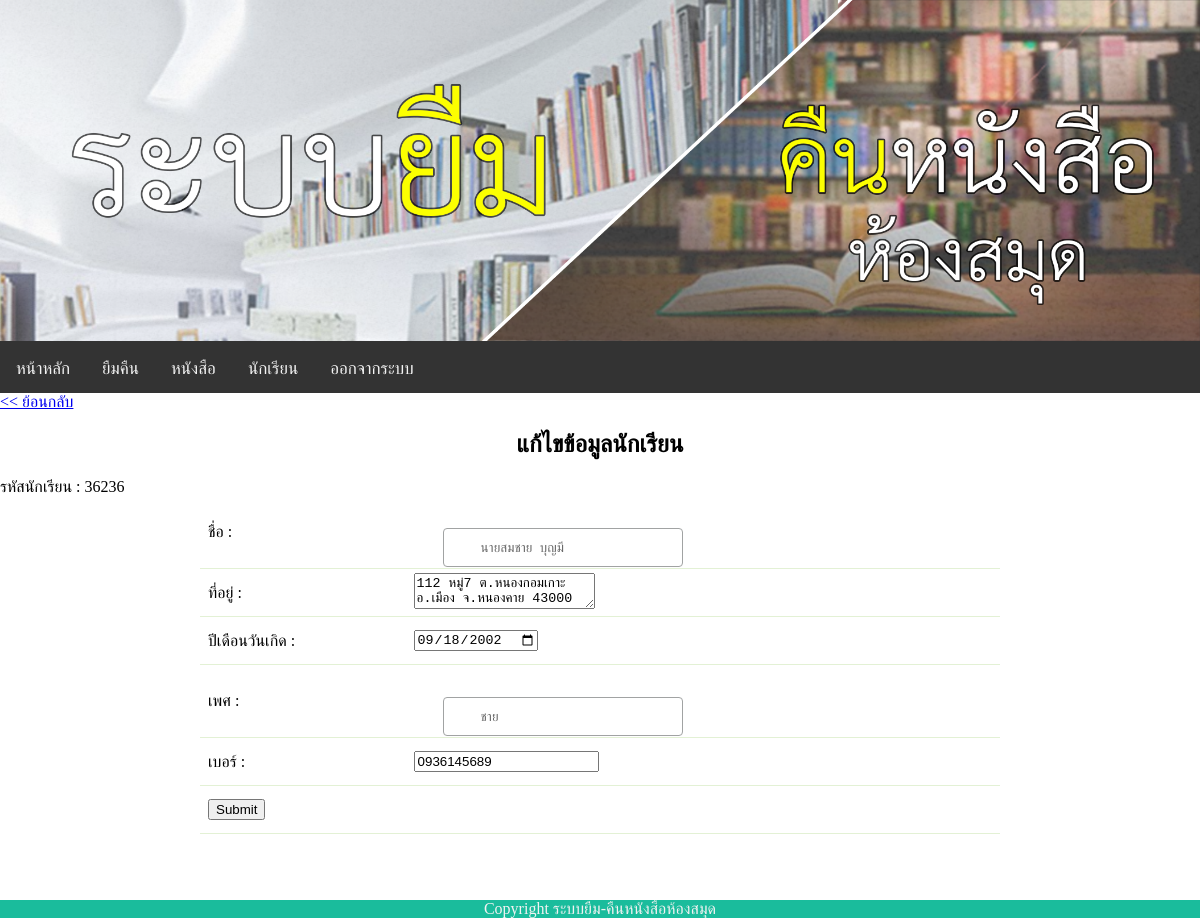
Screenshot of /edit_student.php?stu_id=36236 (signed in) with the database file from the repository.
### tables this page shows
CREATE TABLE `Students` (
  `id` int(11) NOT NULL,
  `Name` text NOT NULL,
  `Address` text NOT NULL,
  `DOB` date NOT NULL,
  `Gender` text NOT NULL,
  `Phone` varchar(10) NOT NULL
);

### edit_student.php (the view, shortened to what this page needs)
<?php
$st_id=$_GET['stu_id'];
?>
<!DOCTYPE html>
<html>
<head>
    <link rel="stylesheet" type="text/css" media="screen" href="main.css" />
<?php include("js.php"); ?></head>
<body>
    <?php include('header_web.php');?>
    <?php include('nav.php');?>
    <main>
      <article>
        <h1 align="center">แก้ไขข้อมูลนักเรียน</h1>
        <?php
        echo "รหัสนักเรียน : ".$st_id;
        ?>
        <?php
        require("db.php");
	    $sql = "SELECT * FROM Students WHERE id=".$st_id;
        $query = mysqli_query($con,$sql);
        $rowcount=mysqli_num_rows($query);
        if($rowcount== 0){
            echo "<br>ไม่มีรายชื่อในระบบ";
         }
         else{
    ?>
<?php
$result=mysqli_fetch_array($query,MYSQLI_ASSOC)
?>
  <form action="./save_edit_student.php"  method="POST">
  <table>
  <tr><td>ชื่อ :</td><td><input type="text" name="name" value="<?php echo $result['Name'];  ?>"></td></tr>
  <tr><td>ที่อยู่ :</td><td><textarea name="address"><?php echo $result['Address'];  ?></textarea></td></tr>
  <tr><td>ปีเดือนวันเกิด :</td><td><input type="date" name="dob" value="<?php echo $result['DOB'];  ?>"></td></tr>
  <tr><td>เพศ : </td><td><input type="text" name="gender" value="<?php echo $result['Gender'];  ?>"></td></tr>
  <tr><td>เบอร์ : </td><td><input type="tel" name="phone" value="<?php echo $result['Phone'];  ?>"></td></tr>
  <tr><td><input type="submit" value="Submit"></tr><td></td>
        </table>
    </form>
<?php
}
?>
    </article>
    </main>
    <?php include('footer_web.php');?>
</body>
</html>

### main.css (style rules this page uses)
body { margin:0; padding:0; border:0; outline:0; }
table { border-spacing: 1; border-collapse: collapse; background: white; border-radius: 6px; overflow: hidden; max-width: 800px; width: 100%; margin: 0 auto; position: relative; }
table * { position: relative; }
table td, table th { padding-left: 8px; }
table tbody tr { height: 48px; border-bottom: 1px solid #E3F1D5; }
table td, table th { text-align: left; }
.login input[type="password"], input[type="text"] { background: url('http://i.minus.com/ibhqW9Buanohx2.png') center left no-repeat, linear-gradient(top, #d6d7d7, #dee0e0); border: 1px solid #a1a3a3; border-radius: 4px; box-shadow: 0 1px #fff; box-sizing: border-box; color: #696969; height: 39px; margin: 31px 0 0 29px; padding-left: 37px; transition: box-shadow 0.3s; width: 240px; }
article { width: 100%; background-size: 100% 100%; }

### rows the page displays
students: name "นายสมชาย บุญมี", address "112 หมู่7 ต.หนองกอมเกาะ อ.เมือง จ.หนองคาย 43000", dob "09/18/2002", gender "ชาย", phone "0936145689"

### other values shown
$st_id "36236"
$name_web "ระบบยืม-คืนหนังสือห้องสมุด"
